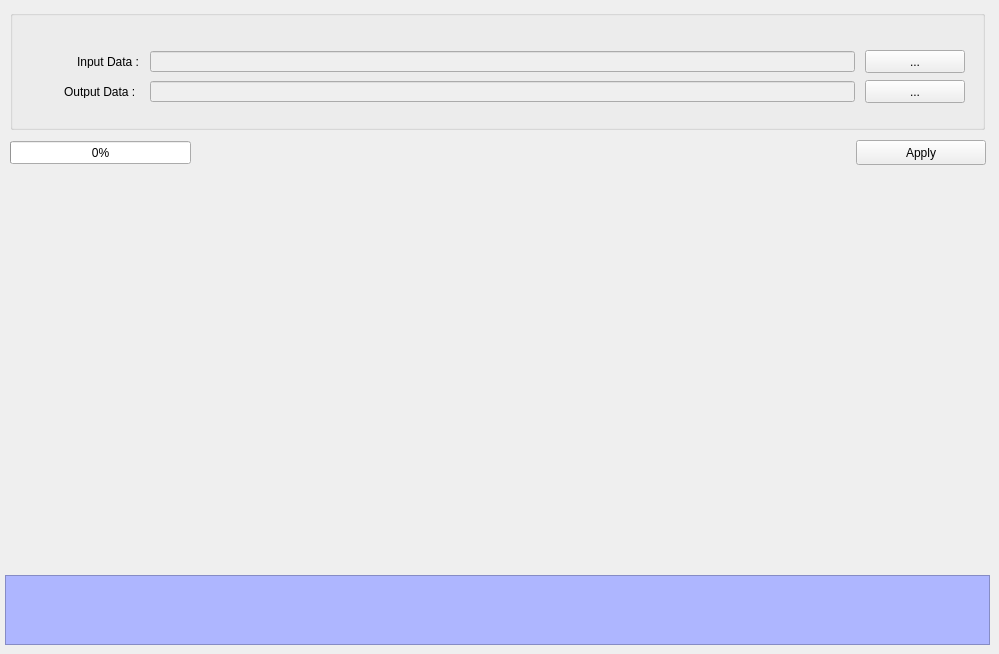
    <widget class="QWidget" name="tab_7">
     <attribute name="title">
      <string>Make ASC</string>
     </attribute>
     <widget class="QGroupBox" name="groupBox_7">
      <property name="geometry">
       <rect>
        <x>10</x>
        <y>10</y>
        <width>975</width>
        <height>120</height>
       </rect>
      </property>
      <property name="title">
       <string/>
      </property>
      <widget class="QLabel" name="label_23">
       <property name="geometry">
        <rect>
         <x>67</x>
         <y>46</y>
         <width>86</width>
         <height>12</height>
        </rect>
       </property>
       <property name="text">
        <string>Input Data :</string>
       </property>
      </widget>
      <widget class="QPushButton" name="btn_input_asc">
       <property name="geometry">
        <rect>
         <x>855</x>
         <y>40</y>
         <width>100</width>
         <height>23</height>
        </rect>
       </property>
       <property name="text">
        <string>...</string>
       </property>
      </widget>
      <widget class="QPushButton" name="btn_output_asc">
       <property name="geometry">
        <rect>
         <x>855</x>
         <y>70</y>
         <width>100</width>
         <height>23</height>
        </rect>
       </property>
       <property name="text">
        <string>...</string>
       </property>
      </widget>
      <widget class="QLabel" name="label_24">
       <property name="geometry">
        <rect>
         <x>54</x>
         <y>76</y>
         <width>96</width>
         <height>12</height>
        </rect>
       </property>
       <property name="text">
        <string>Output Data :</string>
       </property>
      </widget>
      <widget class="QLineEdit" name="txt_output_asc">
       <property name="enabled">
        <bool>false</bool>
       </property>
       <property name="geometry">
        <rect>
         <x>140</x>
         <y>71</y>
         <width>705</width>
         <height>21</height>
        </rect>
       </property>
      </widget>
      <widget class="QLineEdit" name="txt_input_asc">
       <property name="enabled">
        <bool>false</bool>
       </property>
       <property name="geometry">
        <rect>
         <x>140</x>
         <y>41</y>
         <width>705</width>
         <height>21</height>
        </rect>
       </property>
      </widget>
     </widget>
     <widget class="QTextEdit" name="textEdit_6">
      <property name="enabled">
       <bool>false</bool>
      </property>
      <property name="geometry">
       <rect>
        <x>5</x>
        <y>575</y>
        <width>985</width>
        <height>70</height>
       </rect>
      </property>
      <property name="styleSheet">
       <string notr="true">background-color: rgb(174, 182, 255);
font: 75 10pt &quot;MS Shell Dlg 2&quot;;</string>
      </property>
     </widget>
     <widget class="QPushButton" name="btn_apply_ASC">
      <property name="geometry">
       <rect>
        <x>856</x>
        <y>140</y>
        <width>130</width>
        <height>25</height>
       </rect>
      </property>
      <property name="text">
       <string>Apply</string>
      </property>
     </widget>
     <widget class="QProgressBar" name="asc_progressBar">
      <property name="geometry">
       <rect>
        <x>10</x>
        <y>141</y>
        <width>181</width>
        <height>23</height>
       </rect>
      </property>
      <property name="value">
       <number>0</number>
      </property>
     </widget>
    </widget>
